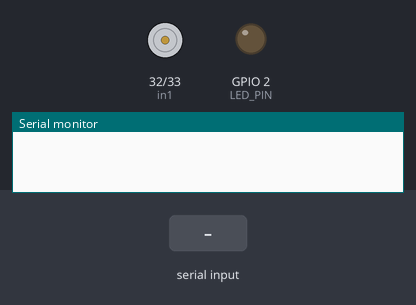
Bench run of a sketch on a simulated ESP32. On the bench: motor-driver pin pairs drawn as motors (green arrow = first pin HIGH = forward, orange = second pin HIGH = backward, longer = more drive, scaled by the enable pin), output pins drawn as LEDs (lit = HIGH), the last lines printed to the serial monitor. The inputs (shaded band) are chosen by the test bench.

Above: at 1.2 s.
1.3 s: "B" received over the second serial link
At 1.8 s:
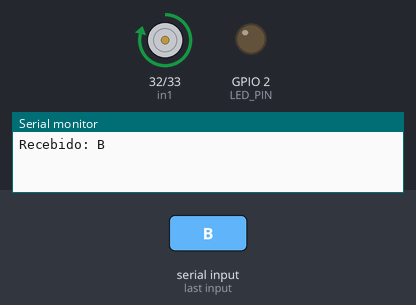
At 4.1 s:
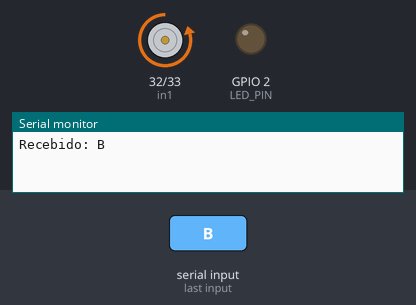
4.3 s: "1" received over the second serial link
Timing chart, 0 to 7.3 s (numbered marks = the images above; inputs shaded):
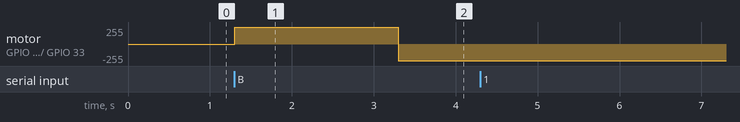

Measured:
- after the input at 1.3 s, motor on GPIO 32 (in1) / GPIO 33 (in2): stopped → forward 249/255 at once, → backward 249/255 2.0 s later

The sketch:

teste_completo.ino
```cpp
HardwareSerial PixhawkSerial(2);  // Utilizar a UART2 do ESP32

// Pinos de comunicação com a Pixhawk
#define RXD2 26
#define TXD2 27
#define LED_PIN 2

// Pinos Motores
int in1 = 32;
int in2 = 33;
int en = 25;
// configurações Motores
String comando = "Inativo";

// Propriedades do PWM
int freq = 1000;
int resolution = 8;

// Criação do modulo de telemetria
#include <WiFi.h>
#include <WebServer.h>

const char* ssid = "CamilaLab";
const char* senha = "12345678";

WebServer server(80);

void paginaInicial() {

  String html = "<!DOCTYPE html>";
  html += "<html>";
  html += "<head>";
  html += "<meta charset='UTF-8'>";
  html += "<meta http-equiv='refresh' content='1'>";
  html += "<title>Estação ESP32</title>";
  html += "</head>";
  html += "<body>";
  html += "<h1>Oie</h1>";
  html += "<p>Velocidade do motor:</p>";
  html += "<h2>";
  html += comando;
  html += "</h2>";
  html += "</body>";
  html += "</html>";

  server.send(200, "text/html", html);
}

void setup() {

  pinMode(LED_PIN, OUTPUT);
  pinMode(in1, OUTPUT);
  pinMode(in2, OUTPUT);
  pinMode(en, OUTPUT);

  Serial.begin(115200);

  PixhawkSerial.begin(  // Inicia a comunicação serial PixhawkSerial
    57600,              // velocidade de comunicação (baudrate) configurada no parâmetro SERIAL2_BAUD da Pixhawk
    SERIAL_8N1,         // formato dos dados seriais
    RXD2,               // pino RX
    TXD2                // Pino TX
  );

  ledcAttach(en, freq, resolution);
  Serial.begin(115200);

  WiFi.softAP(ssid, senha);
  server.on("/", paginaInicial);
  server.begin();

}

void loop() {
  server.handleClient();

  if (PixhawkSerial.available()){
    char c = PixhawkSerial.read();

    Serial.print("Recebido: ");
    Serial.print(c);

  // Teste LED

    if (c == 'B'){

      frente(2000);
      tras(2000);

    }
  }

}

void parar(int tempo){
  ledcWrite(en, 0);
  digitalWrite(in2, LOW);
  digitalWrite(in1, LOW);
  comando = "parado";
  delay(tempo);
}

void frente(int tempo){
  ledcWrite(en, 250);
  digitalWrite(in1, HIGH);
  digitalWrite(in2, LOW);
  comando = "frente";
  delay(tempo);
}

void tras(int tempo){
  ledcWrite(en, 250);
  digitalWrite(in1, LOW);
  digitalWrite(in2, HIGH);
  comando = "tras";
  delay(tempo);
}
```
